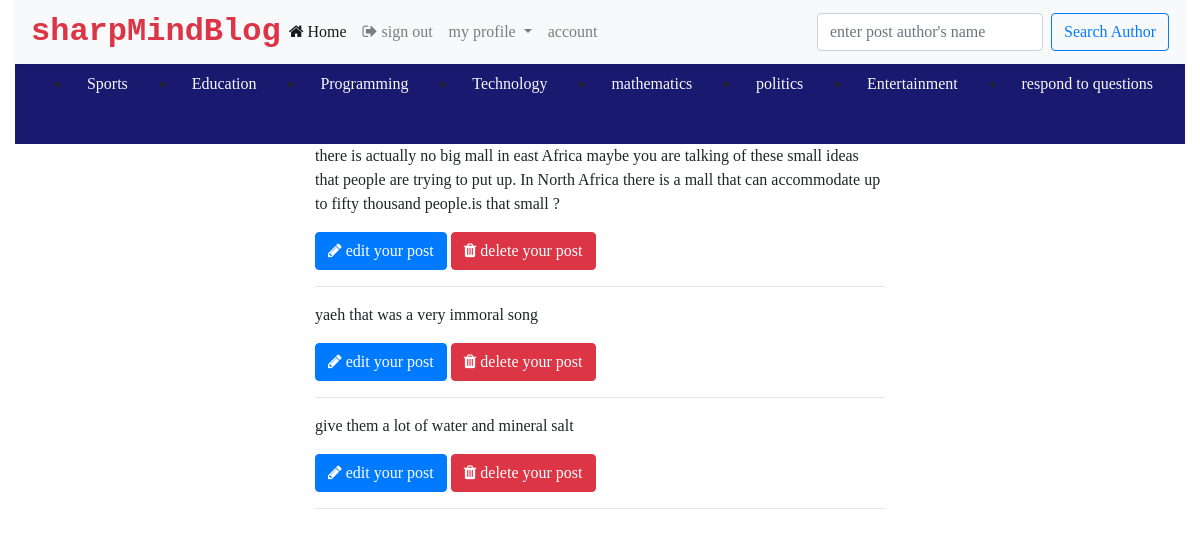
The page /users/all/answer (signed in) on the database its author committed.
### src/models/__init__.py (models this page shows, shortened)
class Answers(db.Model):
    id = db.Column(db.Integer, primary_key=True)
    answer = db.Column(db.Text, nullable=False)
    upvote = db.Column(db.Integer, default=0)
    author = db.Column(db.String(200), nullable=False)
    url = db.Column(db.String(200), nullable=False)
    date = db.Column(db.String(200), nullable=False, default=datetime.today().now)
    question_id = db.Column(db.ForeignKey('questions.id'))

### src/views/__init__.py (the view)
@views_blueprint.route('/all/answer')
def all_answer():
    if not 'username' in session:
        return redirect(url_for('users.login'))
    user = User.query.filter_by(name=session['username']).first()
    answer = Answers.query.filter_by(author=user.email).all()
    return render_template('allanswers.html', user=user, answer=answer)

### src/views/__init__.py (called while the page is built)
@views_blueprint.before_request
def before_request():
    g.user = None
    if 'username' in session:
        g.user = session['username']

### src/templates/allanswers.html (shortened to what this page needs)
<!DOCTYPE html>
<html lang="eng">
<head>
    <link rel="stylesheet" href="https://cdnjs.cloudflare.com/ajax/libs/font-awesome/4.7.0/css/font-awesome.min.css">
    <link rel="stylesheet" href="{{url_for('static', filename='css/bootstrap.min.css')}}">
</head>
<body>
    <div class="container-fluid position-fixed" style="z-index: 5;">
        <nav class="navbar navbar-expand-lg navbar-light bg-light shadow-sm">
            <a href="#" class="text text-danger font-weight-bold text-decoration-none" style="font-family: monospace; font-size: 2em;">sharpMindBlog</a>
            <div class="collapse navbar-collapse" id="navbarSupportedContent">
                <ul class="navbar-nav mr-auto">
                    <li class="nav-item active">
                        <a class="nav-link" href="{{url_for('users.home')}}"><span class="fa fa-home"></span> Home</a>
                    </li>
                    <li class="nav-item">
                        <a class="nav-link" href="{{url_for('users.logout')}}"><span class="fa fa-sign-out"></span> sign out</a>
                    </li>
                    <li class="nav-item dropdown">
                        <a class="nav-link dropdown-toggle" href="#" id="navbarDropdown" role="button" data-toggle="dropdown" aria-haspopup="true" aria-expanded="false">
                        my profile
                    </a>
                    </li>
                    <li class="nav-item">
                        <a class="nav-link" href="{{url_for('users.account')}}">account</a>
                    </li>
                </ul>
                <form class="form-inline my-2 my-lg-0" method="POST" action="{{url_for('users.search')}}">
                    <input class="form-control mr-sm-2" type="search" required placeholder="enter post author's name" aria-label="Search" name="name" autocomplete="off">
                    <button class="btn btn-outline-primary my-2 my-sm-0" type="submit">Search Author</button>
                </form>
            </div>
        </nav>
        <nav style="background-color: midnightblue;height: 10vh; width: 100%;">
            <ul class="d-flex" style="justify-content: space-around; margin-left: auto; width: 100%;">
                <li class="nav-item"><a class="nav-link text-light" id="v-pills-sports-tab" href="{{url_for('users.sports')}}">Sports</a></li>
                <li class="nav-item"><a class="nav-link text-light" id="v-pills-education-tab" href="{{url_for('users.education')}}">Education</a></li>
                <li class="nav-item"><a class="nav-link text-light" id="v-pills-programming-tab" href="{{url_for('users.programming')}}">Programming</a></li>
                <li class="nav-item"><a class="nav-link text-light" id="v-pills-technology-tab" href="{{url_for('users.technology')}}">Technology</a></li>
                <li class="nav-item"><a class="nav-link text-light" id="v-pills-mathematics-tab" href="{{url_for('users.mathematics')}}">mathematics</a></li>
                <li class="nav-item"><a class="nav-link text-light" id="v-pills-politics-tab" href="{{url_for('users.politics')}}">politics</a></li>
                <li class="nav-item"><a class="nav-link text-light" id="v-pills-entertainment-tab" href="{{url_for('users.entertainment')}}">Entertainment</a></li>
                <li class="nav-item"><a class="nav-link text-light" id="v-pills-question-tab" href="{{url_for('users.question')}}"> respond to questions</a></li>
            </ul>
        </nav>
    </div>
    <div class="container-fluid mb-5 position-absolute" style="top: 9em">
        <div class="row">
            <div class="col-lg-3">
            </div>
            <div class="col-lg-6 col-md-12">
                 {% for answer in answer%}
                <p>{{answer.answer}}</p>
                <a href="{{url_for('users.editanswer', id=answer.id)}}" class="btn btn-primary"><span class="fa fa-pencil"></span> edit your post</a>
                <span><a href="{{url_for('users.deleteanswer', id=answer.id)}}" class="btn btn-danger"><span class="fa fa-trash"></span> delete your post</a>
                </span>
                <hr> {%endfor%}
            </div>
        </div>
    </div>
</body>
</html>

### src/templates/allanswers.html (style rules this page uses)
* { font-family: san-seriff; font-size: 16px; }

### rows shown on the page
Answers: answer "there is actually no big mall in east Africa maybe you are talking of these small ideas that people are trying to put up. In North Africa there is a mall that can accommodate up to fifty thousand people.is that small ?"
Answers: answer "yaeh that was a very immoral song"
Answers: answer "give them a lot of water and mineral salt"
